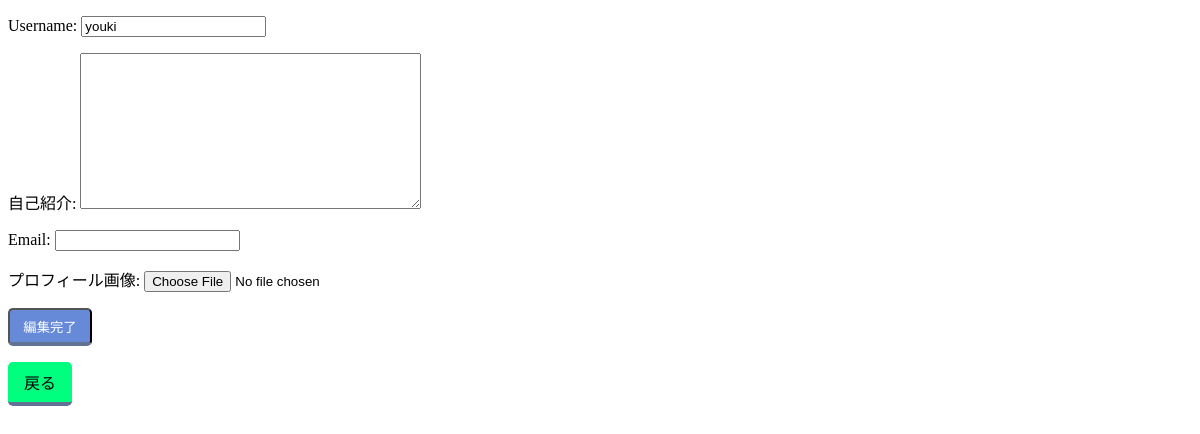
The page /mypage/4/edit/ (signed in) on the database as committed earlier.
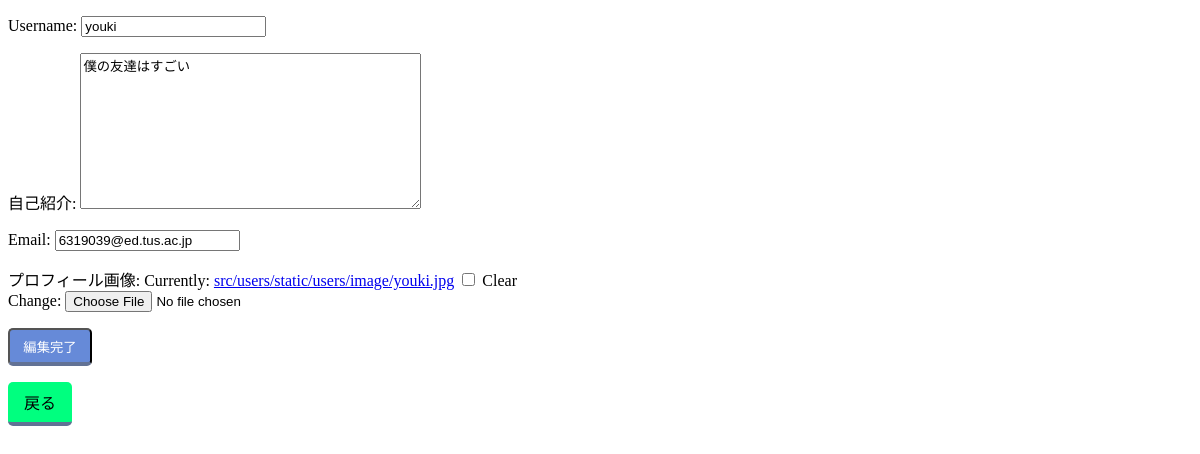
The same page on the database as committed later.
### users/models.py (models this page shows, shortened)
class Users(AbstractBaseUser, PermissionsMixin):
    user_id = models.AutoField(primary_key=True)
    username = models.CharField(verbose_name='username', max_length=10, unique=True, validators=[
                                MinLengthValidator(5,), RegexValidator(r'^[a-zA-Z0-9]*$',)])
    student_number = models.CharField(verbose_name='学籍番号', unique=True, max_length=7, validators=[
                                      MinLengthValidator(7,), RegexValidator(r'^[A-Z0-9]*$',)])
    email = models.EmailField(verbose_name='Email', max_length=50)
    image = models.ImageField(
        verbose_name='プロフィール画像', upload_to="src/users/static/users/image/", blank=True, null=True)
    user_comment = models.TextField(
        verbose_name='自己紹介', max_length=300, blank=True, null=True)  # 文字数？
    is_staff = models.BooleanField(default=False)
    is_admin = models.BooleanField(default=False)
    objects = MyUserManager()
    USERNAME_FIELD = 'username'
    REQUIRED_FIELDS = ['student_number']

### mypage/views.py (the view)
# urls.py: path('<int:pk>/edit/', views.CommentUpdate.as_view(), name='edit'),
class CommentUpdate(generic.edit.UpdateView):
    model = Users
    fields = ['username', 'user_comment', 'email', 'image']
    template_name = 'mypage/edit.html'

### mypage/templates/mypage/edit.html (shortened to what this page needs)
{% load static %}
<!DOCTYPE html>
    <head>
        <link href="{% static 'css/mypage.css' %}" rel="stylesheet">
    <body>
        {% if user.user_id == users.user_id %}
        <form action="" method="post" enctype="multipart/form-data">{% csrf_token %}
            {{ form.as_p }}
            <input type="submit" class="btn btn-primary button" value="編集完了">
            <a href="{% url 'mypage:mypage' users.user_id %}" class="button1">戻る</a>
        </form>
        {% endif %}
    </body>
</html>

Rows that differ between the two databases and show on the page:
changed Users "youki": user_comment (not shown) → "僕の友達はすごい"; email (not shown) → "6319039@ed.tus.ac.jp"
Other text that changed with them:
form field as_p: (not shown) → "☐"
text no longer shown: "Username: 自己紹介: Email: プロフィール画像:"
text now shown: "Username: 自己紹介: Email: プロフィール画像: Currently: src/users/static/users/image/youki.jpg Clear Change:"
